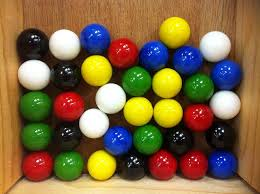
#> input picture marbles.jpg, 260 x 194 px, found by its file name
$ jupyter execute imgseg.ipynb
#> lines starting #> are read from the running program, lines starting #| are printed output that depends on the picture; after the words box and inside, x2 and y2 are one past the last pixel; in counts of white or black regions, pixels touching at a corner belong together
[cell 1]
import matplotlib.pyplot as plt
import cv2
import numpy as np
from skimage import io, measure
from scipy import ndimage as nd
from skimage.color import label2rgb
import pandas as pd

# Load the image
img = io.imread('C:\\Users\\Admin\\Downloads\\marbles.jpg')
#> img is the input picture: shape (194, 260, 3); mean R, G, B 127.5, 102.8, 65.4

# Display the original image
plt.imshow(img)
plt.title('Original Image')
plt.axis('off')  # Hide axis for better visualization
plt.show()

# Convert to HSV
hsv = cv2.cvtColor(img, cv2.COLOR_RGB2HSV)
#> hsv: shape (194, 260, 3); mean H, S, V 39.2, 164.9, 143.5

# Define mask for blue color (fine-tuned ranges)
mask = cv2.inRange(hsv, (90, 100, 100), (120, 255, 255))  # Adjusted for better accuracy
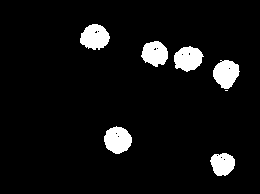
#> mask: shape (194, 260); 6.4% white; 7 white regions (1 under 20 px), largest, box (x1, y1, x2, y2) and area: (104, 126, 132, 154) 578, (80, 24, 110, 50) 566, (213, 60, 240, 89) 557, (174, 46, 204, 72) 554, (141, 41, 168, 67) 508, (210, 153, 235, 176) 438

# Apply morphological operations to improve the mask
kernel = np.ones((7, 7), np.uint8)
mask = cv2.morphologyEx(mask, cv2.MORPH_CLOSE, kernel)
#> mask: shape (194, 260); 6.5% white; 5 white regions, box (x1, y1, x2, y2) and area: (141, 41, 204, 72) 1102, (104, 126, 132, 154) 580, (80, 24, 110, 50) 578, (213, 60, 240, 91) 568, (210, 153, 235, 176) 444
mask = cv2.morphologyEx(mask, cv2.MORPH_OPEN, kernel)
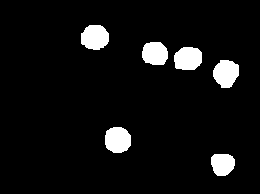
#> mask: shape (194, 260); 6.3% white; 6 white regions, box (x1, y1, x2, y2) and area: (81, 25, 109, 50) 564, (105, 127, 131, 153) 562, (213, 60, 239, 88) 556, (174, 47, 202, 70) 547, (142, 42, 168, 65) 502, (211, 154, 235, 176) 437

# Display the mask
plt.imshow(mask, cmap='gray')
plt.title('Mask for Blue Color')
plt.axis('off')  # Hide axis for better visualization
plt.show()

# Label the connected regions
label_image = measure.label(mask)
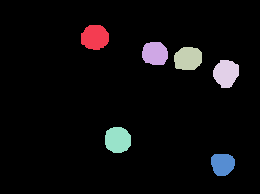
#> label_image: shape (194, 260) int64; 7 distinct labels, from 0 to 6; one colour per label, 0 black

# Display the labeled image
plt.imshow(label_image, cmap='nipy_spectral')
plt.title('Labeled Image')
plt.axis('off')  # Hide axis for better visualization
plt.show()

# Color label overlay on the original image with transparency
image_label_overlay = label2rgb(label_image, image=img, bg_label=0, alpha=0.5, colors=['red', 'yellow', 'purple', 'pink', 'blue'])
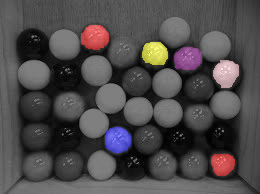
#> image_label_overlay: shape (194, 260, 3) float64; mean R, G, B 0.304, 0.29, 0.294

# Display the overlay image
plt.imshow(image_label_overlay)
plt.title('Image with Labeled Overlay')
plt.axis('off')  # Hide axis for better visualization
plt.show()

# Compute image properties
props = measure.regionprops_table(label_image, img, properties=['label', 'area', 'equivalent_diameter', 'mean_intensity', 'solidity'])
#> props = 7 items

# Create a DataFrame with the properties
df = pd.DataFrame(props)
#> df = table of 6 rows and 7 columns
print(df.head())
#> (printed output is left out)
